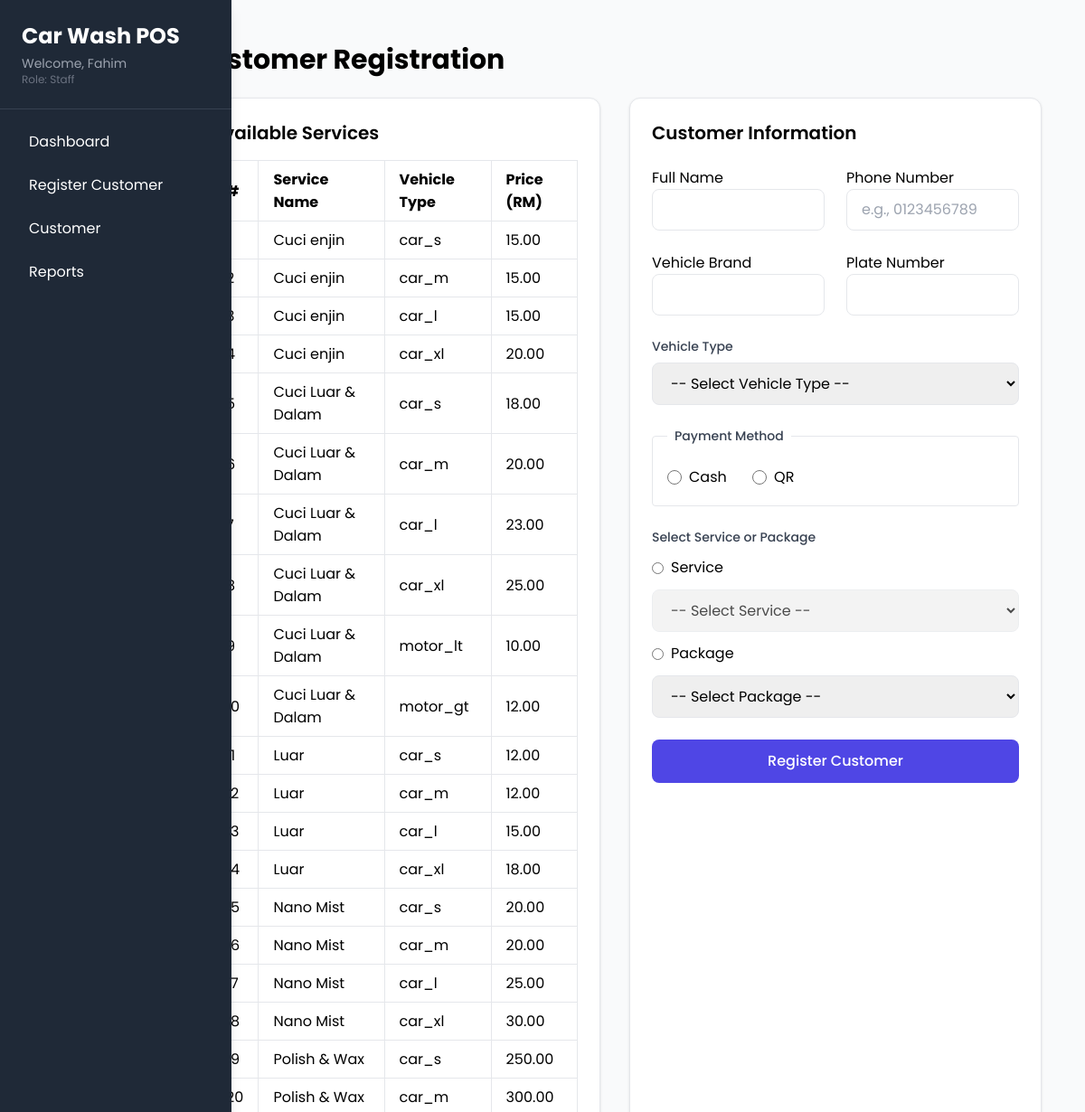
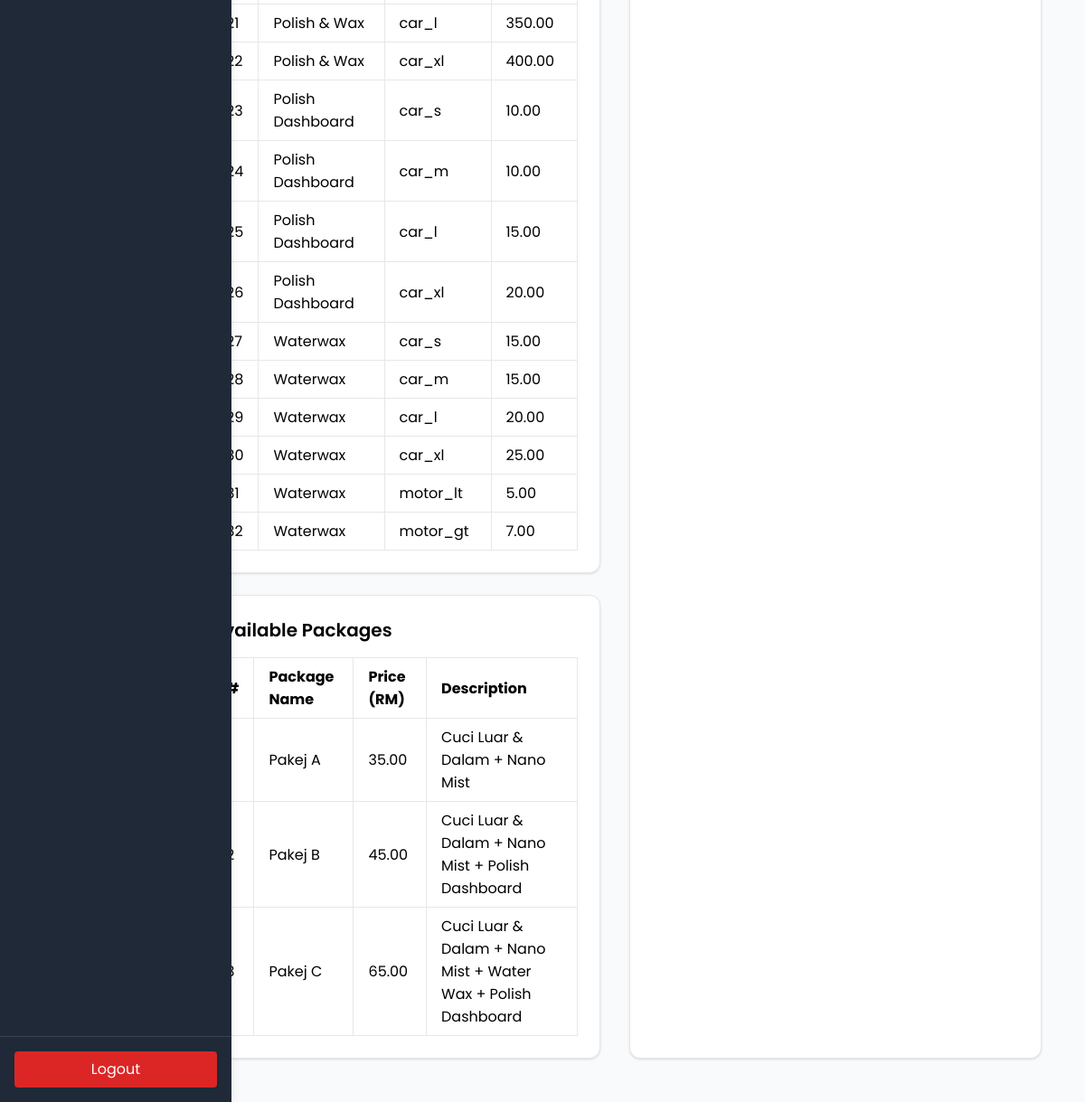
Page /pages/staff/register_cust.php (signed in) on the committed database (2 pictures, top to bottom).
### tables this page shows
CREATE TABLE `service_prices` (
  `id` int(11) NOT NULL,
  `service_id` int(11) NOT NULL,
  `vehicle_type` enum('car_s','car_m','car_l','car_xl','motor_lt','motor_gt') NOT NULL,
  `price` decimal(8,2) NOT NULL
);

CREATE TABLE `services` (
  `id` int(11) NOT NULL,
  `name` varchar(255) NOT NULL,
  `description` text DEFAULT NULL,
  `status` tinyint(1) DEFAULT 1
);

CREATE TABLE `packages` (
  `id` int(11) NOT NULL,
  `name` varchar(255) NOT NULL,
  `price` decimal(8,2) NOT NULL,
  `description` text DEFAULT NULL,
  `status` tinyint(1) DEFAULT 1
);

### pages/staff/register_cust.php (the view, shortened to what this page needs)
<?php
require_once '../../connection.php';
include '../../components/sidebar.php';
$services = $conn->query("
    SELECT s.id, s.name AS service_name, sp.vehicle_type, sp.price
    FROM services s
    JOIN service_prices sp ON s.id = sp.service_id
    ORDER BY s.name, sp.vehicle_type
")->fetch_all(MYSQLI_ASSOC);
$packages = $conn->query("
    SELECT id, name, price AS package_price, description
    FROM packages
    WHERE status = 1
    ORDER BY name
")->fetch_all(MYSQLI_ASSOC);
?>
<!DOCTYPE html>
<html lang="en">
<head>
<script src="https://cdn.tailwindcss.com"></script>
</head>
<body class="bg-gray-50 min-h-screen">
<div class="p-6 max-w-6xl mx-auto">
  <h1 class="text-3xl font-bold mb-6">Customer Registration</h1>
  <div class="grid grid-cols-1 lg:grid-cols-2 gap-8">
    <div class="space-y-6">
      <div class="bg-white border p-6 rounded-xl shadow">
        <h2 class="text-xl font-semibold mb-4">Available Services</h2>
        <table class="w-full border-collapse">
          <thead>
            <tr>
              <th class="border px-4 py-2 text-left">#</th>
              <th class="border px-4 py-2 text-left">Service Name</th>
              <th class="border px-4 py-2 text-left">Vehicle Type</th>
              <th class="border px-4 py-2 text-left">Price (RM)</th>
            </tr>
          </thead>
          <tbody>
            <?php if ($services): ?>
              <?php $i = 1; foreach ($services as $s): ?>
                <tr>
                  <td class="border px-4 py-2"><?= $i++ ?></td>
                  <td class="border px-4 py-2"><?= htmlspecialchars($s['service_name']) ?></td>
                  <td class="border px-4 py-2"><?= htmlspecialchars($s['vehicle_type']) ?></td>
                  <td class="border px-4 py-2"><?= htmlspecialchars(number_format($s['price'], 2)) ?></td>
                </tr>
              <?php endforeach; ?>
            <?php else: ?>
              <tr><td colspan="4" class="border px-4 py-2 text-center italic text-gray-500">No services.</td></tr>
            <?php endif; ?>
          </tbody>
        </table>
      </div>
      <div class="bg-white border p-6 rounded-xl shadow">
        <h2 class="text-xl font-semibold mb-4">Available Packages</h2>
        <table class="w-full border-collapse">
          <thead>
            <tr>
              <th class="border px-4 py-2 text-left">#</th>
              <th class="border px-4 py-2 text-left">Package Name</th>
              <th class="border px-4 py-2 text-left">Price (RM)</th>
              <th class="border px-4 py-2 text-left">Description</th>
            </tr>
          </thead>
          <tbody>
            <?php if ($packages): ?>
              <?php $i = 1; foreach ($packages as $p): ?>
                <tr>
                  <td class="border px-4 py-2"><?= $i++ ?></td>
                  <td class="border px-4 py-2"><?= htmlspecialchars($p['name']) ?></td>
                  <td class="border px-4 py-2"><?= htmlspecialchars(number_format($p['package_price'], 2)) ?></td>
                  <td class="border px-4 py-2"><?= htmlspecialchars($p['description']) ?></td>
                  </tr>
              <?php endforeach; ?>
            <?php else: ?>
              <tr><td colspan="4" class="border px-4 py-2 text-center italic text-gray-500">No packages.</td></tr>
            <?php endif; ?>
          </tbody>
        </table>
      </div>
    </div>
    <div class="bg-white border p-6 rounded-xl shadow">
      <h2 class="text-xl font-semibold mb-6">Customer Information</h2>
      <form method="POST" class="space-y-6">
        <div class="grid md:grid-cols-2 gap-6">
          <label class="block">Full Name
            <input name="name" required class="w-full border rounded-lg px-4 py-2.5 input-focus">
          </label>
          <label class="block">Phone Number
          <input name="phone" required
                class="w-full border rounded-lg px-4 py-2.5 input-focus"
                placeholder="e.g., 0123456789"
                oninput="validatePhoneInput(this)"
                onkeypress="return restrictInput(event)"
                maxlength="12">
        </label>
        </div>
        <div class="grid md:grid-cols-2 gap-6">
          <label class="block">Vehicle Brand
            <input name="brand" required class="w-full border rounded-lg px-4 py-2.5 input-focus">
          </label>
         <label class="block">Plate Number
          <input
            name="plate"
            required
            class="w-full border rounded-lg px-4 py-2.5 input-focus uppercase"
            pattern="[A-Z0-9\s]{5,10}"
            title="Plate number must be 5–10 characters, using letters, numbers, or spaces only."
            oninput="this.value = this.value.toUpperCase()"
            maxlength="7"
          >
         </label>
        </div>
        <div class="space-y-2">
          <label class="block text-sm font-medium text-gray-700">Vehicle Type</label>
          <select name="vehicle_type" required class="w-full border rounded-lg px-4 py-2.5 input-focus" id="vehicle_type">
            <option value="">-- Select Vehicle Type --</option>
          </select>
        </div>
        <fieldset class="space-y-2 border border-gray-200 p-4 rounded">
          <legend class="text-sm font-medium text-gray-700 px-2">Payment Method</legend>
          <label class="inline-flex items-center mr-6">
            <input type="radio" name="payment" value="cash" required class="form-radio h-4 w-4 text-indigo-600">
            <span class="ml-2">Cash</span>
          </label>
          <label class="inline-flex items-center">
            <input type="radio" name="payment" value="qr" required class="form-radio h-4 w-4 text-indigo-600">
            <span class="ml-2">QR</span>
          </label>
        </fieldset>
        <fieldset class="space-y-3">
          <legend class="text-sm font-medium text-gray-700">Select Service or Package</legend>
          <label class="flex items-center space-x-2">
            <input type="radio" name="choice_type" value="service" required class="form-radio" id="choice_service">
            <span>Service</span>
          </label>
          <select name="service_id" class="w-full border rounded-lg px-4 py-2.5 input-focus" id="service_id">
            <option value="">-- Select Service --</option>
          </select>
          <label class="flex items-center space-x-2">
            <input type="radio" name="choice_type" value="package" required class="form-radio" id="choice_package">
            <span>Package</span>
          </label>
          <select name="package_id" class="w-full border rounded-lg px-4 py-2.5 input-focus" id="package_id">
            <option value="">-- Select Package --</option>
          </select>
        </fieldset>
        <button class="w-full bg-indigo-600 hover:bg-indigo-700 text-white py-3 rounded-lg font-medium">
          Register Customer
        </button>
      </form>
    </div>
  </div>
</div>
</body>
</html>

### pages/staff/register_cust.php (style rules this page uses)
body { font-family:'Poppins',sans-serif }

### rows in the picture
service_prices: service.name "Cuci enjin", vehicle_type "car_s", price "15.00"
service_prices: service.name "Cuci enjin", vehicle_type "car_m", price "15.00"
service_prices: service.name "Cuci enjin", vehicle_type "car_l", price "15.00"
service_prices: service.name "Cuci enjin", vehicle_type "car_xl", price "20.00"
service_prices: service.name "Cuci Luar & Dalam", vehicle_type "car_s", price "18.00"
service_prices: service.name "Cuci Luar & Dalam", vehicle_type "car_m", price "20.00"
service_prices: service.name "Cuci Luar & Dalam", vehicle_type "car_l", price "23.00"
service_prices: service.name "Cuci Luar & Dalam", vehicle_type "car_xl", price "25.00"
service_prices: service.name "Cuci Luar & Dalam", vehicle_type "motor_lt", price "10.00"
service_prices: service.name "Cuci Luar & Dalam", vehicle_type "motor_gt", price "12.00"
service_prices: service.name "Luar", vehicle_type "car_s", price "12.00"
service_prices: service.name "Luar", vehicle_type "car_m", price "12.00"
service_prices: service.name "Luar", vehicle_type "car_l", price "15.00"
service_prices: service.name "Luar", vehicle_type "car_xl", price "18.00"
service_prices: service.name "Nano Mist", vehicle_type "car_s", price "20.00"
service_prices: service.name "Nano Mist", vehicle_type "car_m", price "20.00"
service_prices: service.name "Nano Mist", vehicle_type "car_l", price "25.00"
service_prices: service.name "Nano Mist", vehicle_type "car_xl", price "30.00"
service_prices: service.name "Polish & Wax", vehicle_type "car_s", price "250.00"
service_prices: service.name "Polish & Wax", vehicle_type "car_m", price "300.00"
service_prices: service.name "Polish & Wax", vehicle_type "car_l", price "350.00"
service_prices: service.name "Polish & Wax", vehicle_type "car_xl", price "400.00"
service_prices: service.name "Polish Dashboard", vehicle_type "car_s", price "10.00"
service_prices: service.name "Polish Dashboard", vehicle_type "car_m", price "10.00"
service_prices: service.name "Polish Dashboard", vehicle_type "car_l", price "15.00"
service_prices: service.name "Polish Dashboard", vehicle_type "car_xl", price "20.00"
service_prices: service.name "Waterwax", vehicle_type "car_s", price "15.00"
service_prices: service.name "Waterwax", vehicle_type "car_m", price "15.00"
service_prices: service.name "Waterwax", vehicle_type "car_l", price "20.00"
service_prices: service.name "Waterwax", vehicle_type "car_xl", price "25.00"
service_prices: service.name "Waterwax", vehicle_type "motor_lt", price "5.00"
service_prices: service.name "Waterwax", vehicle_type "motor_gt", price "7.00"
packages: name "Pakej A", price "35.00", description "Cuci Luar & Dalam + Nano Mist"
packages: name "Pakej B", price "45.00", description "Cuci Luar & Dalam + Nano Mist + Polish Dashboard"
packages: name "Pakej C", price "65.00", description "Cuci Luar & Dalam + Nano Mist + Water Wax + Polish Dashboard"

### other values in the picture
$username "Fahim"
$role "Staff"
